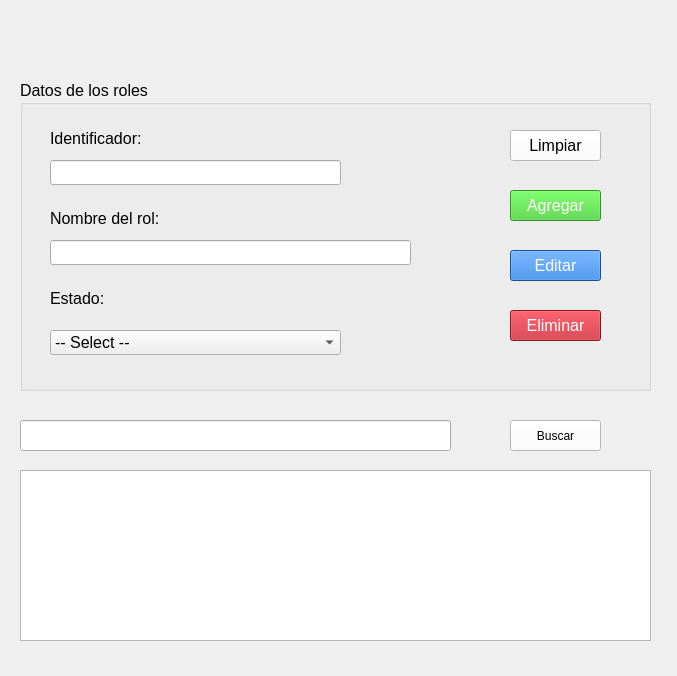
<?xml version="1.0" encoding="UTF-8"?>
<ui version="4.0">
 <class>FrmRol</class>
 <widget class="QWidget" name="FrmRol">
  <property name="geometry">
   <rect>
    <x>0</x>
    <y>0</y>
    <width>677</width>
    <height>676</height>
   </rect>
  </property>
  <property name="windowTitle">
   <string>Gestión de roles</string>
  </property>
  <widget class="QGroupBox" name="gb_datosRoles">
   <property name="geometry">
    <rect>
     <x>20</x>
     <y>80</y>
     <width>631</width>
     <height>311</height>
    </rect>
   </property>
   <property name="font">
    <font>
     <pointsize>12</pointsize>
    </font>
   </property>
   <property name="title">
    <string>Datos de los roles      </string>
   </property>
   <widget class="QLabel" name="lbl_identificador">
    <property name="geometry">
     <rect>
      <x>30</x>
      <y>50</y>
      <width>101</width>
      <height>16</height>
     </rect>
    </property>
    <property name="font">
     <font>
      <pointsize>12</pointsize>
     </font>
    </property>
    <property name="text">
     <string>Identificador:</string>
    </property>
   </widget>
   <widget class="QLabel" name="lbl_nombreRol">
    <property name="geometry">
     <rect>
      <x>30</x>
      <y>130</y>
      <width>121</width>
      <height>17</height>
     </rect>
    </property>
    <property name="font">
     <font>
      <pointsize>12</pointsize>
     </font>
    </property>
    <property name="text">
     <string>Nombre del rol:</string>
    </property>
   </widget>
   <widget class="QLabel" name="lbl_estado">
    <property name="geometry">
     <rect>
      <x>30</x>
      <y>210</y>
      <width>61</width>
      <height>17</height>
     </rect>
    </property>
    <property name="font">
     <font>
      <pointsize>12</pointsize>
     </font>
    </property>
    <property name="text">
     <string>Estado:</string>
    </property>
   </widget>
   <widget class="QLineEdit" name="le_identificador">
    <property name="geometry">
     <rect>
      <x>30</x>
      <y>80</y>
      <width>291</width>
      <height>25</height>
     </rect>
    </property>
    <property name="readOnly">
     <bool>true</bool>
    </property>
   </widget>
   <widget class="QLineEdit" name="le_nombreRol">
    <property name="geometry">
     <rect>
      <x>30</x>
      <y>160</y>
      <width>361</width>
      <height>25</height>
     </rect>
    </property>
   </widget>
   <widget class="QComboBox" name="cbx_estado">
    <property name="geometry">
     <rect>
      <x>30</x>
      <y>250</y>
      <width>291</width>
      <height>25</height>
     </rect>
    </property>
    <property name="toolTip">
     <string>&lt;html&gt;&lt;head/&gt;&lt;body&gt;&lt;p&gt;Select&lt;/p&gt;&lt;p&gt;&lt;br/&gt;&lt;/p&gt;&lt;/body&gt;&lt;/html&gt;</string>
    </property>
    <item>
     <property name="text">
      <string>-- Select --</string>
     </property>
    </item>
   </widget>
   <widget class="QPushButton" name="btn_limpiar">
    <property name="geometry">
     <rect>
      <x>490</x>
      <y>50</y>
      <width>91</width>
      <height>31</height>
     </rect>
    </property>
    <property name="styleSheet">
     <string notr="true">color: Black;
background-color:rgb(255, 255, 255)</string>
    </property>
    <property name="text">
     <string>Limpiar</string>
    </property>
   </widget>
   <widget class="QPushButton" name="btn_agregar">
    <property name="geometry">
     <rect>
      <x>490</x>
      <y>110</y>
      <width>91</width>
      <height>31</height>
     </rect>
    </property>
    <property name="styleSheet">
     <string notr="true">color: White;
background-color:rgb(62, 206, 43)</string>
    </property>
    <property name="text">
     <string>Agregar</string>
    </property>
   </widget>
   <widget class="QPushButton" name="btn_editar">
    <property name="geometry">
     <rect>
      <x>490</x>
      <y>170</y>
      <width>91</width>
      <height>31</height>
     </rect>
    </property>
    <property name="styleSheet">
     <string notr="true">color: White;
background-color: rgb(28, 113, 216)</string>
    </property>
    <property name="text">
     <string>Editar</string>
    </property>
   </widget>
   <widget class="QPushButton" name="btn_eliminar">
    <property name="geometry">
     <rect>
      <x>490</x>
      <y>230</y>
      <width>91</width>
      <height>31</height>
     </rect>
    </property>
    <property name="styleSheet">
     <string notr="true">color: White;
background-color: rgb(192, 28, 40)</string>
    </property>
    <property name="text">
     <string>Eliminar</string>
    </property>
   </widget>
  </widget>
  <widget class="QLineEdit" name="le_buscador">
   <property name="geometry">
    <rect>
     <x>20</x>
     <y>420</y>
     <width>431</width>
     <height>31</height>
    </rect>
   </property>
  </widget>
  <widget class="QPushButton" name="btn_buscar">
   <property name="geometry">
    <rect>
     <x>510</x>
     <y>420</y>
     <width>91</width>
     <height>31</height>
    </rect>
   </property>
   <property name="styleSheet">
    <string notr="true">color: Black;
background-color: rgb(255, 255, 255)</string>
   </property>
   <property name="text">
    <string>Buscar</string>
   </property>
  </widget>
  <widget class="QTableView" name="tv_rol">
   <property name="geometry">
    <rect>
     <x>20</x>
     <y>470</y>
     <width>631</width>
     <height>171</height>
    </rect>
   </property>
  </widget>
 </widget>
 <resources/>
 <connections/>
</ui>
